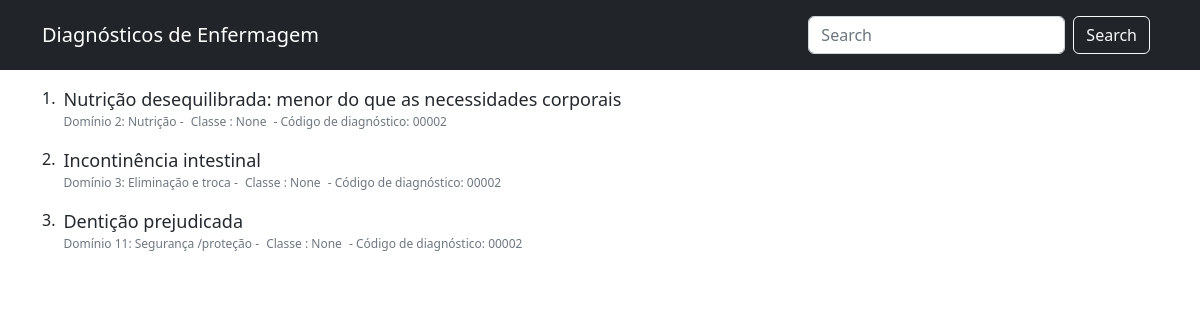
The page / on the database its author committed.
### nanda/models.py (models this page shows, shortened)
class Diagnoses(models.Model):
    title = models.CharField(max_length=1000)
    slug = models.CharField(max_length=1000, null=True, blank=True)
    description = models.TextField(null=True, blank=True)
    domain = models.ForeignKey(Domains, on_delete=models.SET_NULL, null=True, blank=True)
    classe = models.ForeignKey(Classes(), on_delete=models.SET_NULL, null=True, blank=True)
    created_at = models.DateTimeField(auto_now_add=True, null=True)

class Domains(models.Model):
    name = models.CharField(max_length=300)
    number = models.IntegerField(null=True, blank=True)
    created_at = models.DateTimeField(auto_now_add=True, null=True)

### nanda/views.py (the view)
# urls.py: path('', views.DiagnosesListView.as_view(), name='diagnoses-list'),
class DiagnosesListView(ListView):
    model: Diagnoses
    template_name: "nanda/diagnoses.html"
    queryset = Diagnoses.objects.all()
    context_object_name: 'diagnoses_list'

### nanda/templates/nanda/diagnoses_list.html (shortened to what this page needs)
{% extends 'nanda/layout.html'%}
{% block content %}
<main class="">
    <div class="container">
        {% for diagnosis in diagnoses_list %}
        <div class="d-flex my-3">
            <div class="" style="font-weight: 500;">
                <span>{{forloop.counter}}.</span>
            </div>
            <article class="mx-2">
                <div>
                    <a class="fw-500" href="{% url 'diagnosis-detail' diagnosis.slug %}" style="text-decoration: none; color: rgb(36, 41, 47); font-weight: 500; font-size: 18px; line-height: 1.5;">
                        {{ diagnosis.title }}
                    </a>
                </div>
                <div class="" style="font-size: 12px; color: rgb(110, 119, 129)">
                    <span class="mr-1">Domínio {{diagnosis.domain.number}}: {{diagnosis.domain.name}}</span> - <span class="mx-1">Classe {{diagnosis.classe.number}}: {{diagnosis.classe}} </span> - <span class="ml-1">Código de diagnóstico: 00002</span>
                </div>
            </article>
        </div>
        {% endfor%}
    </div>
{% endblock %}

### nanda/templates/nanda/layout.html (shortened to what this page needs)
<!DOCTYPE html>
<html lang="en">
<head>
<link href="https://cdn.jsdelivr.net/npm/bootstrap@5.2.3/dist/css/bootstrap.min.css" rel="stylesheet">
</head>
<body>
    <header>
        <nav class="navbar navbar-expand-md navbar-dark bg-dark justify-content-between">
            <div class="container">
                <a class="navbar-brand" href="{% url 'diagnoses-list' %}">Diagnósticos de Enfermagem</a>
                <div class="collapse navbar-collapse" id="navbarNavDropdown" style="flex-grow: 0;">
                    <form class="form-inline d-flex my-2" method="POST" action="{% url 'search-diagnoses' %}">
                        <input class="form-control mr-sm-2" type="search" placeholder="Search" aria-label="Search" name="search-diagnoses">
                        <button class="btn btn-outline-light my-sm-0 mx-2" type="submit">Search</button>
                    </form>
                </div>
              </nav>
    </header>
    {% block content %}
    {% endblock %}
</body>
</html>

### rows shown on the page
Diagnoses: title "Nutrição desequilibrada: menor do que as necessidades corporais", domain.number "2", domain.name "Nutrição", classe "None"
Diagnoses: title "Incontinência intestinal", domain.number "3", domain.name "Eliminação e troca", classe "None"
Diagnoses: title "Dentição prejudicada", domain.number "11", domain.name "Segurança /proteção", classe "None"
